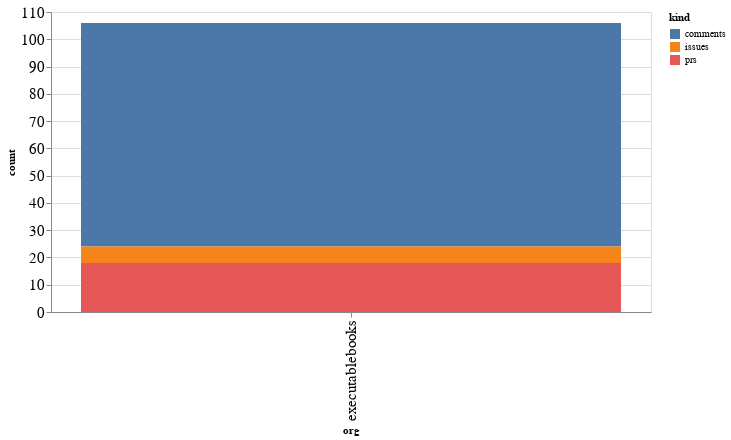

The code cell stored with this chart in its notebook:
### Code cell
alt.Chart(org_summaries, width=600).mark_bar().encode(
    x='org',
    y='count',
    color='kind',
    tooltip="org"
)

### Figure 1 — Vega-Lite specification as saved in the notebook (floating-point values rounded to 4 significant figures)
{"config": {"axisLeft": {"labelFontSize": 15}, "axisBottom": {"labelFontSize": 15}}, "data": {"name": "data-fddb2b8ffcf34de64284464cc6262d93"}, "mark": "bar", "encoding": {"color": {"type": "nominal", "field": "kind"}, "tooltip": {"type": "nominal", "field": "org"}, "x": {"type": "nominal", "field": "org"}, "y": {"type": "quantitative", "field": "count"}}, "width": 600, "$schema": "https://vega.github.io/schema/vega-lite/v4.8.1.json", "datasets": {"data-fddb2b8ffcf34de64284464cc6262d93": [{"org": "executablebooks", "kind": "comments", "count": 82}, {"org": "executablebooks", "kind": "issues", "count": 6}, {"org": "executablebooks", "kind": "prs", "count": 18}]}}
